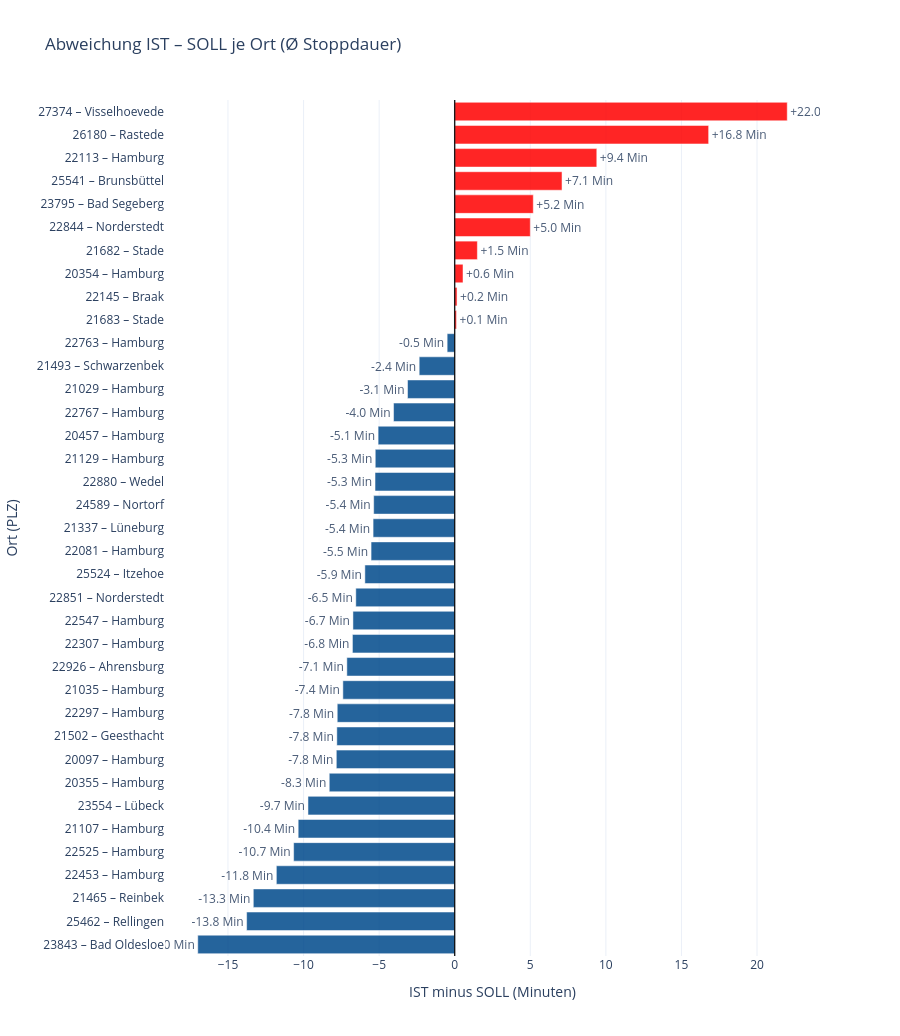

Notebook code for this chart:
### Code cell
#Abweichungsplot
diff_df = merged.sort_values('Abweichung_Avg').copy()
diff_df['label'] = diff_df['PLZ'].astype(str) + ' – ' + diff_df['ORT']
bar_colors = ['#ff0000' if x > 0 else '#00498b' for x in diff_df['Abweichung_Avg']]

fig = go.Figure()

fig.add_trace(go.Bar(
    y=diff_df['label'],
    x=diff_df['Abweichung_Avg'],
    orientation='h',
    marker_color=bar_colors,
    opacity=0.85,
    text=diff_df['Abweichung_Avg'].round(1).apply(lambda v: f'{v:+.1f} Min'),
    textposition='outside'
))

fig.add_vline(x=0, line_width=1.2, line_color='black')

fig.update_layout(
    template='plotly_white',
    title='Abweichung IST – SOLL je Ort (Ø Stoppdauer)',
    xaxis_title='IST minus SOLL (Minuten)',
    yaxis_title='Ort (PLZ)',
    height=max(500, len(diff_df) * 28),
    showlegend=False
)

fig.show()

### Figure 1 — Plotly figure (JSON) as saved in the notebook; plotly's stock layout.template omitted (floating-point values rounded to 4 significant figures)
{"data": [{"marker": {"color": ["#00498b", "#00498b", "#00498b", "#00498b", "#00498b", "#00498b", "#00498b", "#00498b", "#00498b", "#00498b", "#00498b", "#00498b", "#00498b", "#00498b", "#00498b", "#00498b", "#00498b", "#00498b", "#00498b", "#00498b", "#00498b", "#00498b", "#00498b", "#00498b", "#00498b", "#00498b", "#00498b", "#ff0000", "#ff0000", "#ff0000", "#ff0000", "#ff0000", "#ff0000", "#ff0000", "#ff0000", "#ff0000", "#ff0000"]}, "opacity": 0.85, "orientation": "h", "text": ["-17.0 Min", "-13.8 Min", "-13.3 Min", "-11.8 Min", "-10.7 Min", "-10.4 Min", "-9.7 Min", "-8.3 Min", "-7.8 Min", "-7.8 Min", "-7.8 Min", "-7.4 Min", "-7.1 Min", "-6.8 Min", "-6.7 Min", "-6.5 Min", "-5.9 Min", "-5.5 Min", "-5.4 Min", "-5.4 Min", "-5.3 Min", "-5.3 Min", "-5.1 Min", "-4.0 Min", "-3.1 Min", "-2.4 Min", "-0.5 Min", "+0.1 Min", "+0.2 Min", "+0.6 Min", "+1.5 Min", "+5.0 Min", "+5.2 Min", "+7.1 Min", "+9.4 Min", "+16.8 Min", "+22.0 Min"], "textposition": "outside", "type": "bar", "x": [-17.0, -13.77, -13.32, -11.8, -10.66, -10.36, -9.708, -8.3, -7.833, -7.8, -7.771, -7.4, -7.136, -6.767, -6.733, -6.544, -5.944, -5.533, -5.4, -5.362, -5.271, -5.257, -5.068, -4.047, -3.122, -2.35, -0.5, 0.12, 0.1538, 0.55, 1.5, 5.0, 5.2, 7.1, 9.4, 16.8, 22.0], "y": ["23843 – Bad Oldesloe", "25462 – Rellingen", "21465 – Reinbek", "22453 – Hamburg", "22525 – Hamburg", "21107 – Hamburg", "23554 – Lübeck", "20355 – Hamburg", "20097 – Hamburg", "21502 – Geesthacht", "22297 – Hamburg", "21035 – Hamburg", "22926 – Ahrensburg", "22307 – Hamburg", "22547 – Hamburg", "22851 – Norderstedt", "25524 – Itzehoe", "22081 – Hamburg", "21337 – Lüneburg", "24589 – Nortorf", "22880 – Wedel", "21129 – Hamburg", "20457 – Hamburg", "22767 – Hamburg", "21029 – Hamburg", "21493 – Schwarzenbek", "22763 – Hamburg", "21683 – Stade", "22145 – Braak", "20354 – Hamburg", "21682 – Stade", "22844 – Norderstedt", "23795 – Bad Segeberg", "25541 – Brunsbüttel", "22113 – Hamburg", "26180 – Rastede", "27374 – Visselhoevede"]}], "layout": {"height": 1036, "shapes": [{"line": {"color": "black", "width": 1.2}, "type": "line", "x0": 0, "x1": 0, "xref": "x", "y0": 0, "y1": 1, "yref": "y domain"}], "showlegend": false, "title": {"text": "Abweichung IST – SOLL je Ort (Ø Stoppdauer)"}, "xaxis": {"title": {"text": "IST minus SOLL (Minuten)"}}, "yaxis": {"title": {"text": "Ort (PLZ)"}}}}
